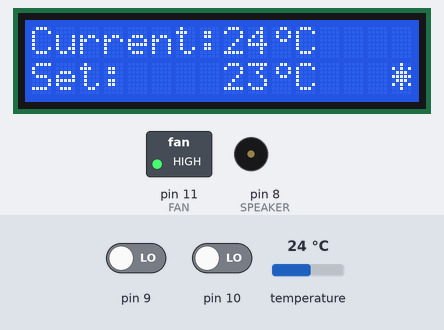
This sketch was run on a simulated Arduino Uno, built with avr-gcc and run on an emulated ATmega328P. Parts: 16×2 character LCD, switched loads named in the sketch (green lamp = pin HIGH), buzzer (waves = sounding). Wiring (inferred from the names in the program): LM75 temperature sensor at I2C address 0x4A. The test bench sets the inputs (shaded band); at power-on: temperature 24 °C, pin 9 LOW, pin 10 LOW.

Above: at 1.2 s.
1.3 s: temperature set to 22.4 °C
At 2.1 s:
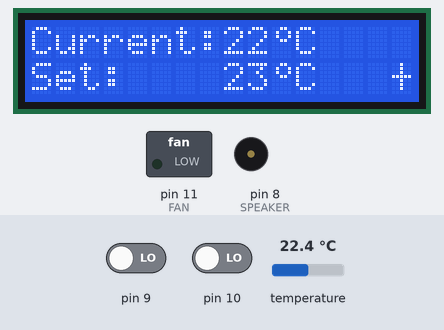
2.8 s: pin 9 driven HIGH
At 3.2 s:
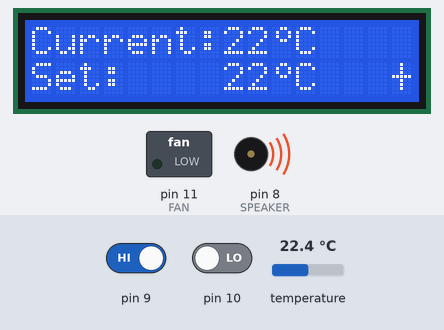
4.8 s: temperature set to 21.3 °C
At 6.0 s:
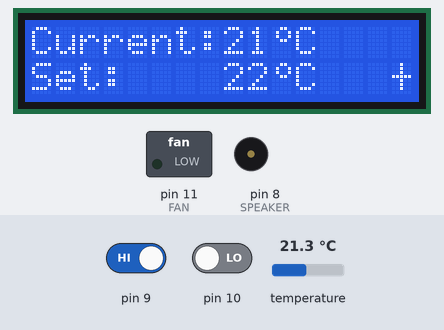
6.3 s: pin 10 driven HIGH
At 7.3 s:
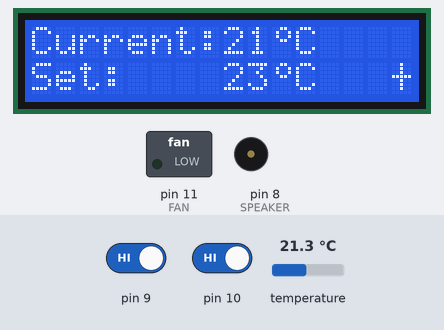
7.8 s: temperature set to 12 °C
At 8.2 s:
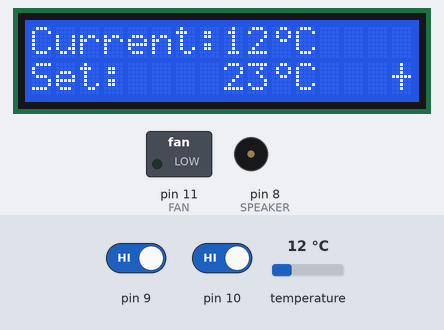
Timing chart, 0 to 10.3 s (numbered marks = the images above; inputs shaded):
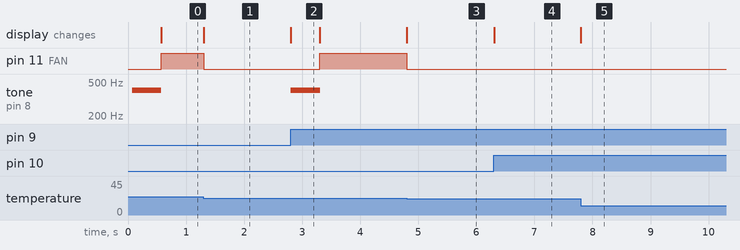

The sketch:

LCD_thermostat.ino
```cpp
// (licence header left out)
//Keep yourself cool! This is a thermostat.
//This assumes temperatures are always two digits

//Include Wire I2C library and set the address
#include <Wire.h>
int TEMP_ADDR = 0b1001010; //Use 0b before a binary number This is for the TC74 A2 address
// If your TC74 has a different code, you need to change the TEMP_ADDR to the right binary address.

//Include the LCD library and initialize:
#include <LiquidCrystal.h>
LiquidCrystal lcd(2, 3, 4, 5, 6, 7);

//Custom degree character
byte degree[8] = {
  B00110,
  B01001,
  B01001,
  B00110,
  B00000,
  B00000,
  B00000,
  B00000,
};

//Custom "Fan On" indicator
byte fan_on[8] = {
  B00100,
  B10101,
  B01110,
  B11111,
  B01110,
  B10101,
  B00100,
  B00000,
};

//Custom "Fan Off" indicator
byte fan_off[8] = {
  B00100,
  B00100,
  B00100,
  B11111,
  B00100,
  B00100,
  B00100,
  B00000,
};

//Pin Connections
const int SPEAKER     =8;
const int DOWN_BUTTON =9;
const int UP_BUTTON   =10;
const int FAN         =11;

//Variables for debouncing
boolean lastDownTempButton = LOW;
boolean currentDownTempButton = LOW;
boolean lastUpTempButton = LOW;
boolean currentUpTempButton = LOW;

int set_temp = 23;    //The Default desired temperature
boolean one_time = false; //Used for making the speaker beep only one time

void setup()
{
  pinMode(FAN, OUTPUT);

  //Create a wire object for the temp sensor
  Wire.begin();

  //Set up the LCD's number of columns and rows
  lcd.begin(16, 2);

  //Make custom characters
  lcd.createChar(0, degree);
  lcd.createChar(1, fan_off);
  lcd.createChar(2, fan_on);

  //Print a static message to the LCD
  lcd.setCursor(0,0);
  lcd.print("Current:");
  lcd.setCursor(10,0);
  lcd.write((byte)0);
  lcd.setCursor(11,0);
  lcd.print("C");
  lcd.setCursor(0,1);
  lcd.print("Set:");
  lcd.setCursor(10,1);
  lcd.write((byte)0);
  lcd.setCursor(11,1);
  lcd.print("C");
  lcd.setCursor(15,1);
  lcd.write(1);
}

//A debouncing function that can be used by multiple buttons
boolean debounce(boolean last, int pin)
{
  boolean current = digitalRead(pin);
  if (last != current)
  {
    delay(5);
    current = digitalRead(pin);
  }
  return current;
}

void loop()
{
  //Get the Temperature
  Wire.beginTransmission(TEMP_ADDR); //Start talking
  Wire.write(0);                     //Ask for register zero
  Wire.endTransmission();            //Complete transmission
  Wire.requestFrom(TEMP_ADDR, 1);    //Request 1 byte
  while(Wire.available() == 0);      //Wait for response
  int c = Wire.read();               //Get the temp in C
  lcd.setCursor(8,0);                //Move the cursor
  lcd.print(c);                      //Print this new value

  //Debounce both buttons
  currentDownTempButton = debounce(lastDownTempButton, DOWN_BUTTON);
  currentUpTempButton  = debounce(lastUpTempButton, UP_BUTTON);

  //Turn down the set temp
  if (lastDownTempButton== LOW && currentDownTempButton == HIGH)
  {
    set_temp--;
  }
  //Turn up the set temp
  else if (lastUpTempButton== LOW && currentUpTempButton  == HIGH)
  {
    set_temp++;
  }
  //Print the set temp
  lcd.setCursor(8,1);
  lcd.print(set_temp);
  lastDownTempButton = currentDownTempButton;
  lastUpTempButton = currentUpTempButton;

  //It's too hot!
  if (c >= set_temp)
  {
    //So that the speaker will only beep one time...
    if (!one_time)
    {
      tone(SPEAKER, 400);
      delay(500);
      one_time = true;
    }
    //Turn off the speaker if it's done
    else
    {
      noTone(SPEAKER);
    }
    //Turn the fan on and update display
    digitalWrite(FAN, HIGH);
    lcd.setCursor(15,1);
    lcd.write(2);
  }
  //It's not to hot!
  else
  {
    //Make sure the speaker is off, reset the “one beep” variable
    //Update the fan state, and LCD display
    noTone(SPEAKER);
    one_time = false;
    digitalWrite(FAN, LOW);
    lcd.setCursor(15,1);
    lcd.write(1);
  }
}
```

Measured:
- the behaviour switches between 22.8 and 22.7 °C on temperature (found by bisection; images 0 and 1)
- the behaviour switches between 21.8 and 21.7 °C on temperature (found by bisection; images 2 and 3)
- after the input at 1.3 s, pin 11 (FAN): HIGH → LOW at once; the display: changes at once (image 1)
- after the input at 2.8 s, pin 11 (FAN): LOW → HIGH after 0.51 s; tone on pin 8 (SPEAKER): silent → 400 Hz at once, → silent 0.50 s later; the display: changes at once (image 2)
- after the input at 4.8 s, pin 11 (FAN): HIGH → LOW at once; the display: changes at once (image 3)
- after the input at 6.3 s, the display: changes at once (image 4)
- after the input at 7.8 s, the display: changes at once (image 5)
